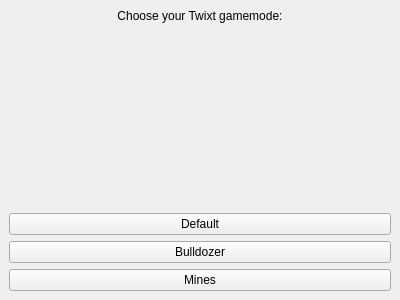
<?xml version="1.0" encoding="UTF-8"?>
<ui version="4.0">
 <class>MainWindow</class>
 <widget class="QMainWindow" name="MainWindow">
  <property name="geometry">
   <rect>
    <x>0</x>
    <y>0</y>
    <width>400</width>
    <height>300</height>
   </rect>
  </property>
  <property name="windowTitle">
   <string>Twixt Game</string>
  </property>
  <widget class="QWidget" name="centralWidget">
   <layout class="QVBoxLayout" name="verticalLayout">
    <item>
     <widget class="QLabel" name="titleLabel">
      <property name="alignment">
       <set>Qt::AlignCenter</set>
      </property>
      <property name="text">
       <string>Choose your Twixt gamemode:</string>
      </property>
     </widget>
    </item>
    <item>
     <spacer name="verticalSpacer">
      <property name="orientation">
       <enum>Qt::Vertical</enum>
      </property>
      <property name="sizeHint" stdset="0">
       <size>
        <width>20</width>
        <height>40</height>
       </size>
      </property>
     </spacer>
    </item>
    <item>
     <widget class="QPushButton" name="defaultButton">
      <property name="text">
       <string>Default</string>
      </property>
     </widget>
    </item>
    <item>
     <widget class="QPushButton" name="bulldozerButton">
      <property name="text">
       <string>Bulldozer</string>
      </property>
     </widget>
    </item>
    <item>
     <widget class="QPushButton" name="minesButton">
      <property name="text">
       <string>Mines</string>
      </property>
     </widget>
    </item>
   </layout>
  </widget>
 </widget>
 <resources/>
 <connections/>
</ui>
